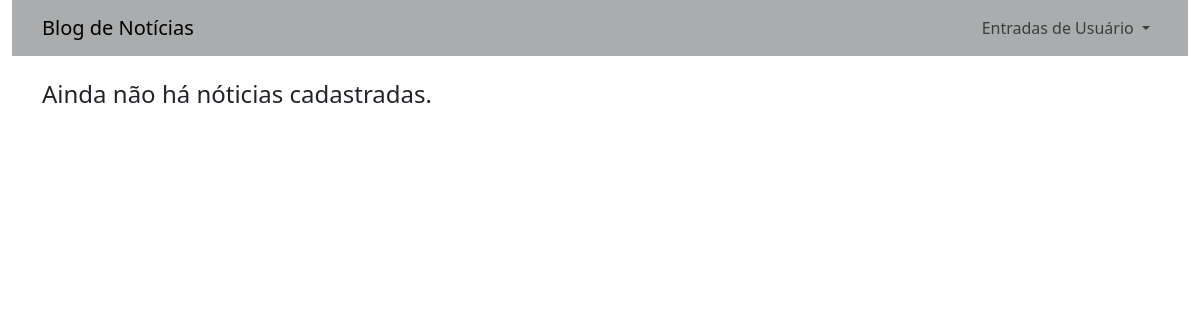
The app's page /noticias/, older data.
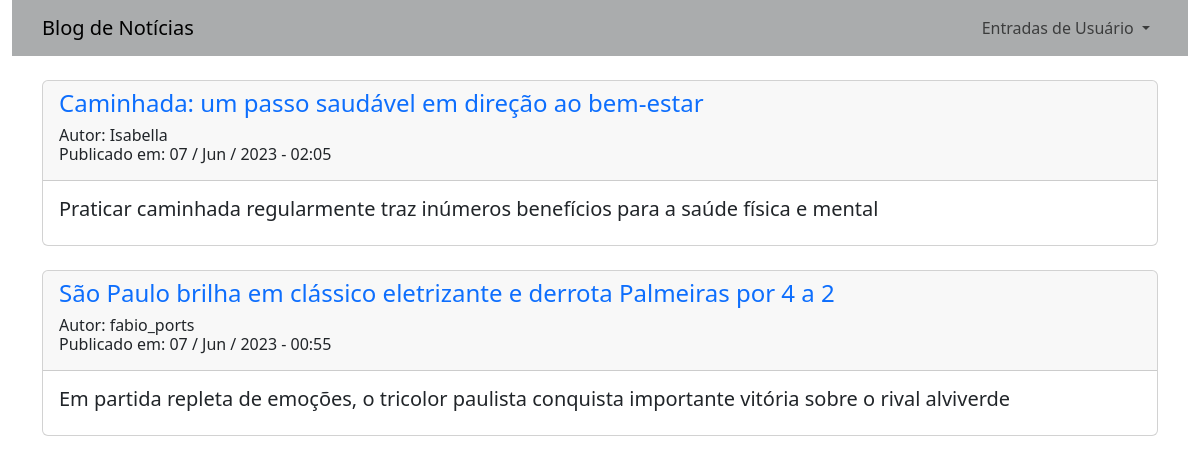
The same page, newer data.
### app_noticias/models.py (models this page shows, shortened)
class Noticia(models.Model):
    titulo = models.CharField(max_length=100)
    sub_titulo = models.CharField(max_length=150)
    data_publicacao = models.DateTimeField(auto_now_add=True)
    autor = models.ForeignKey(User, on_delete=models.CASCADE)
    texto = models.TextField()

### app_noticias/views.py (the view)
# urls.py: path('noticias/', views.noticias, name='noticias'),
def noticias(request):
    template = 'noticias/noticias.html'
    noticias = Noticia.objects.all().order_by('-data_publicacao')
    context = {
        'noticias': noticias
        }
    return render(request, template , context)

### app_noticias/templates/noticias/noticias.html
{% extends "noticias/base.html" %}
{% block content %}
    {% for noticia in noticias %}
        <div class="card">
            <div class="card-header">
                <div class="row">
                    <div class="row">
                        <h4><a href="{% url 'noticias:noticia' noticia.id %}" style="text-decoration: none;">{{ noticia.titulo }}</a></h4>
                    </div>
                    <div class="row" >
                        <h6>
                            Autor: {{ noticia.autor}}
                            <br>
                            Publicado em: {{ noticia.data_publicacao|date:'d / M / Y - H:i' }}
                        </h6>
                    </div>
                </div>
            </div>
            <div class="card-body" style="text-align: justify;">
                <h5> {{ noticia.sub_titulo}} </h5>
            </div>
        </div>
        <br>
    {% empty %}
        <h4>Ainda não há nóticias cadastradas.</h4>
    {% endfor %}
{% endblock %}

### app_noticias/templates/noticias/base.html (shortened to what this page needs)
<!DOCTYPE html>
<html lang="pt-br">
<head>
  {% load django_bootstrap5 %}
  {% bootstrap_css %}
</head>
<body>
  <div class="container-fluid">
    {% include 'noticias/navbar.html' %}
    <div class="container">
      <div class="my-1">
        {% block content %}
        {% endblock %}
      </div>
    </div>
  </div>
</body>
</html>

### app_noticias/templates/noticias/navbar.html (shortened to what this page needs)
<nav class="navbar navbar-expand-md navbar-light" style="background-color: #aaacad;">
  <div class="container-fluid container">
    <a class="navbar-brand" href="{% url 'noticias:index' %}">Blog de Notícias</a>
    <div class="collapse navbar-collapse" id="navbarSupportedContent">
      {% if user.is_authenticated %}
         <ul class="navbar-nav me-auto mb-2 mb-lg-0">
          <li class="nav-item active"><a class="nav-link" href="{% url 'noticias:noticias' %}">Noticias</a></li>
        </ul>
        <ul class="navbar-nav ms-auto mb-2 mb-lg-0">
          <span class="navbar-text"> Olá, {{ user.username }} </span>
          <li class="nav-item"><a class="nav-link" href="#">Log out</a></li>
        </ul>
      {% else %}
        <ul class="navbar-nav ms-auto mb-2 mb-lg-0">
          <li class="nav-item dropdown">
            <span class="nav-link dropdown-toggle"
              id="navbarDropdown"
              role="button"
              data-bs-toggle="dropdown"
              aria-expanded="false">
            Entradas de Usuário
            </span>
          </li>
        </ul>
      {% endif %}
    </div>
  </div>
</nav>

Row changes from the older to the newer data that the page shows:
added Noticia: titulo "Caminhada: um passo saudável em direção ao bem-estar", autor "Isabella", data_publicacao "07 / Jun / 2023 - 02:05", sub_titulo "Praticar caminhada regularmente traz inúmeros benefícios para a saúde física e mental"
added Noticia: titulo "São Paulo brilha em clássico eletrizante e derrota Palmeiras por 4 a 2", autor "fabio_ports", data_publicacao "07 / Jun / 2023 - 00:55", sub_titulo "Em partida repleta de emoções, o tricolor paulista conquista importante vitória sobre o rival alviverde"
Text that changed along with them:
text no longer shown: "Ainda não há nóticias cadastradas."
